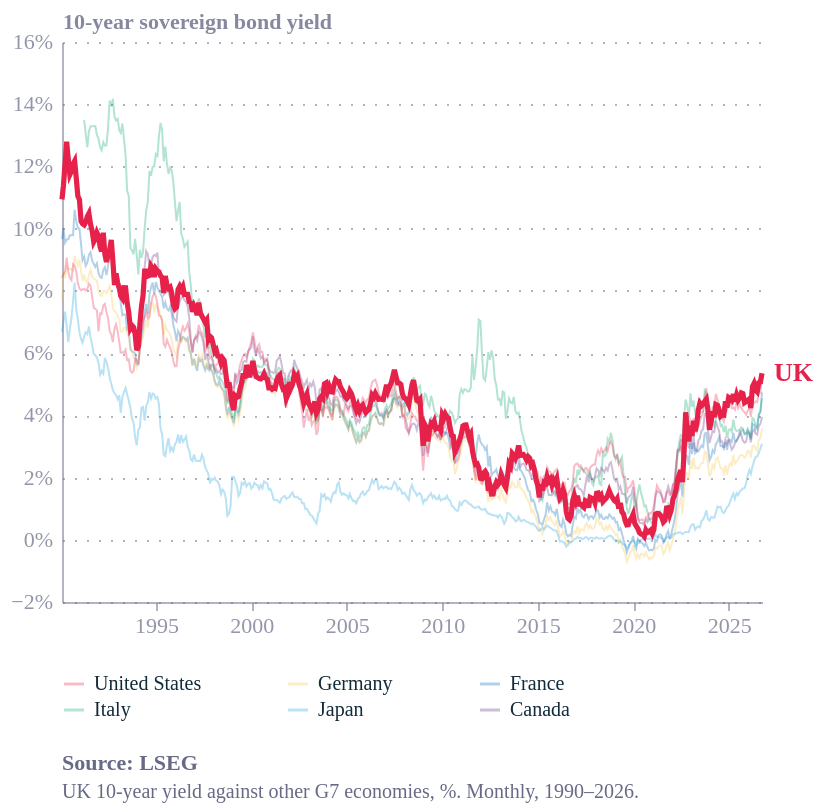

Specify this chart in Vega-Lite:
### Vega-Lite specification from a JSON file in a GitHub repository (floating-point values rounded to 4 significant figures; data arrays with more than 128 entries replaced by an {"elided": "..."} marker saying what was removed)
{"config": {"font": "Circular Std", "text": {"color": "#676A86", "align": "left", "baseline": "middle", "dx": 7, "dy": 0, "fontSize": 11}, "view": {"stroke": "transparent", "continuousWidth": 400, "continuousHeight": 300, "discreteWidth": 400, "discreteHeight": 300, "fill": "transparent"}, "range": {"category": ["#36B7B4", "#E6224B", "#F4C245", "#0063AF", "#00A767", "#179FDB", "#EB5C2E"], "diverging": ["#E6224B", "#E54753", "#C9C9C9", "#179FDB", "#122B39"], "heatmap": ["#C9C9C9", "#179FDB", "#0063AF", "#122B39"], "ordinal": ["#00A767", "#36B7B4", "#179FDB", "#0063AF", "#243B5A"]}, "bar": {"color": "#179fdb"}, "line": {"color": "#e6224b"}, "rule": {"color": "#676A86"}, "area": {"opacity": 0.3}, "point": {"filled": true, "size": 80, "color": "#e6224b", "opacity": 0.95}, "geoshape": {"stroke": "white", "strokeWidth": 0.3}, "rect": {"fill": "#d6d4d4", "opacity": 0.3}, "axis": {"labelColor": "#676A86", "labelFontSize": 11, "labelFont": "Circular Std", "labelOpacity": 0.7, "tickColor": "#676A86", "tickOpacity": 0.5, "domainColor": "#676A86", "domainOpacity": 0.5, "gridColor": "#676A86", "gridDash": [2, 2], "gridOpacity": 0.5, "title": null, "titleColor": "#676A86", "titleOpacity": 0.8, "tickSize": 4}, "axisXDiscrete": {"grid": false, "labelAngle": 0, "tickCount": 10, "tickOpacity": 0.5, "title": null}, "axisYDiscrete": {"ticks": false, "labelPadding": 5}, "axisXTemporal": {"grid": false, "ticks": true}, "axisXQuantitative": {"grid": true}, "axisYQuantitative": {"gridColor": "#676A86", "gridDash": [1, 5], "gridOpacity": 0.5, "ticks": false, "labelPadding": 5, "tickCount": 8, "titleAngle": 0, "titleAlign": "left", "titleBaseline": "bottom", "titleX": 0, "titleY": -5}, "title": {"color": "#676A86E6", "subtitleColor": "#676A86", "font": "Circular Std", "subtitleFont": "Circular Std", "anchor": "start", "fontSize": 14, "subtitleFontSize": 12, "subtitlePadding": 4, "offset": 0, "frame": "group"}, "legend": {"titleColor": "#122b39", "title": null, "labelColor": "#122b39", "labelFontSize": 11}, "background": "white"}, "layer": [{"data": {"name": "data-e9288fb91eb2baebe9195ca65f143943"}, "mark": {"type": "line", "opacity": 0.3, "strokeWidth": 1}, "encoding": {"color": {"field": "country", "legend": {"columnPadding": 40, "columns": 3, "labelFontSize": 10, "orient": "bottom", "symbolLimit": 0, "title": null}, "scale": {"domain": ["United States", "Germany", "France", "Italy", "Japan", "Canada"], "range": ["#E6224B", "#F4C245", "#0063AF", "#00A767", "#179FDB", "#5C267B"]}, "type": "nominal"}, "detail": {"field": "country", "type": "nominal"}, "x": {"axis": {"format": "%Y", "tickCount": 8}, "field": "date", "title": null, "type": "temporal"}, "y": {"axis": {"labelExpr": "datum.label + '%'"}, "field": "yield", "scale": {"zero": true}, "title": "10-year sovereign bond yield", "type": "quantitative"}}}, {"data": {"name": "data-11535fb81cba23f13ad526a7f49c65bc"}, "mark": {"type": "line", "color": "#E6224B", "strokeWidth": 2.6}, "encoding": {"x": {"field": "date", "type": "temporal"}, "y": {"field": "yield", "type": "quantitative"}}}, {"data": {"name": "data-11535fb81cba23f13ad526a7f49c65bc"}, "mark": {"type": "text", "align": "left", "color": "#E6224B", "dx": 6, "fontSize": 13, "fontWeight": "bold"}, "encoding": {"text": {"value": "UK"}, "x": {"aggregate": "max", "field": "date", "type": "temporal"}, "y": {"aggregate": {"argmax": "date"}, "field": "yield", "type": "quantitative"}}}], "height": 280, "title": {"text": "Source: LSEG", "anchor": "start", "color": "#676A86", "dy": 12, "fontSize": 11, "orient": "bottom", "subtitle": ["UK 10-year yield against other G7 economies, %. Monthly, 1990–2026."], "subtitleColor": "#676A86", "subtitleFontSize": 10}, "width": 350, "$schema": "https://vega.github.io/schema/vega-lite/v6.4.1.json", "datasets": {"data-e9288fb91eb2baebe9195ca65f143943": {"elided": "2582 records"}, "data-11535fb81cba23f13ad526a7f49c65bc": {"elided": "441 records"}}}
